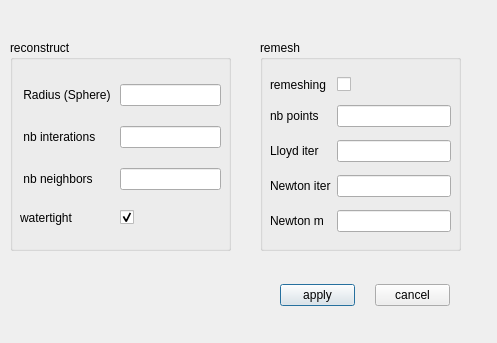
<?xml version="1.0" encoding="UTF-8"?>
<ui version="4.0">
 <class>DialogDelaunayReconstruction</class>
 <widget class="QDialog" name="DialogDelaunayReconstruction">
  <property name="geometry">
   <rect>
    <x>0</x>
    <y>0</y>
    <width>497</width>
    <height>343</height>
   </rect>
  </property>
  <property name="windowTitle">
   <string>Delaunay Reconstruction</string>
  </property>
  <widget class="QWidget" name="horizontalLayoutWidget">
   <property name="geometry">
    <rect>
     <x>260</x>
     <y>270</y>
     <width>210</width>
     <height>51</height>
    </rect>
   </property>
   <layout class="QHBoxLayout" name="horizontalLayout">
    <property name="spacing">
     <number>20</number>
    </property>
    <property name="leftMargin">
     <number>20</number>
    </property>
    <property name="rightMargin">
     <number>20</number>
    </property>
    <property name="bottomMargin">
     <number>0</number>
    </property>
    <item>
     <widget class="QPushButton" name="applyButton">
      <property name="text">
       <string>apply</string>
      </property>
     </widget>
    </item>
    <item>
     <widget class="QPushButton" name="cancelButton">
      <property name="text">
       <string>cancel</string>
      </property>
     </widget>
    </item>
   </layout>
  </widget>
  <widget class="QGroupBox" name="groupBox">
   <property name="geometry">
    <rect>
     <x>10</x>
     <y>40</y>
     <width>221</width>
     <height>211</height>
    </rect>
   </property>
   <property name="title">
    <string>reconstruct</string>
   </property>
   <widget class="QWidget" name="gridLayoutWidget">
    <property name="geometry">
     <rect>
      <x>10</x>
      <y>30</y>
      <width>201</width>
      <height>171</height>
     </rect>
    </property>
    <layout class="QGridLayout" name="gridLayout">
     <item row="1" column="2">
      <widget class="QLineEdit" name="lineEdit_reconstruct_interations"/>
     </item>
     <item row="0" column="2">
      <widget class="QLineEdit" name="lineEdit_reconstruct_radius"/>
     </item>
     <item row="1" column="0">
      <widget class="QLabel" name="label">
       <property name="text">
        <string> nb interations</string>
       </property>
      </widget>
     </item>
     <item row="0" column="0">
      <widget class="QLabel" name="label2">
       <property name="text">
        <string> Radius (Sphere) </string>
       </property>
      </widget>
     </item>
     <item row="2" column="2">
      <widget class="QLineEdit" name="lineEdit_reconstruct_neighbors"/>
     </item>
     <item row="2" column="0">
      <widget class="QLabel" name="label3">
       <property name="text">
        <string> nb neighbors</string>
       </property>
      </widget>
     </item>
     <item row="3" column="0">
      <widget class="QLabel" name="label_6">
       <property name="text">
        <string>watertight</string>
       </property>
      </widget>
     </item>
     <item row="3" column="2">
      <widget class="QCheckBox" name="checkBox_watertight_or_not">
       <property name="text">
        <string/>
       </property>
       <property name="checked">
        <bool>true</bool>
       </property>
       <property name="tristate">
        <bool>false</bool>
       </property>
      </widget>
     </item>
    </layout>
   </widget>
  </widget>
  <widget class="QGroupBox" name="groupBox_2">
   <property name="geometry">
    <rect>
     <x>260</x>
     <y>40</y>
     <width>201</width>
     <height>211</height>
    </rect>
   </property>
   <property name="title">
    <string>remesh</string>
   </property>
   <widget class="QWidget" name="gridLayoutWidget_2">
    <property name="geometry">
     <rect>
      <x>10</x>
      <y>30</y>
      <width>181</width>
      <height>171</height>
     </rect>
    </property>
    <layout class="QGridLayout" name="gridLayout_2">
     <item row="4" column="1">
      <widget class="QLineEdit" name="lineEdit_remesh_Newton_m"/>
     </item>
     <item row="4" column="0">
      <widget class="QLabel" name="label_4">
       <property name="text">
        <string>Newton m</string>
       </property>
      </widget>
     </item>
     <item row="1" column="0">
      <widget class="QLabel" name="label2_2">
       <property name="text">
        <string>nb points</string>
       </property>
      </widget>
     </item>
     <item row="2" column="0">
      <widget class="QLabel" name="label_2">
       <property name="text">
        <string>Lloyd iter</string>
       </property>
      </widget>
     </item>
     <item row="2" column="1">
      <widget class="QLineEdit" name="lineEdit_remesh_Lloyd_iter"/>
     </item>
     <item row="1" column="1">
      <widget class="QLineEdit" name="lineEdit_remesh_points"/>
     </item>
     <item row="3" column="1">
      <widget class="QLineEdit" name="lineEdit_remesh_Newton_iter"/>
     </item>
     <item row="3" column="0">
      <widget class="QLabel" name="label_3">
       <property name="text">
        <string>Newton iter</string>
       </property>
      </widget>
     </item>
     <item row="0" column="0">
      <widget class="QLabel" name="label_5">
       <property name="text">
        <string>remeshing</string>
       </property>
      </widget>
     </item>
     <item row="0" column="1">
      <widget class="QCheckBox" name="checkBox_remesh_or_not">
       <property name="text">
        <string/>
       </property>
      </widget>
     </item>
    </layout>
   </widget>
  </widget>
 </widget>
 <resources/>
 <connections/>
</ui>
